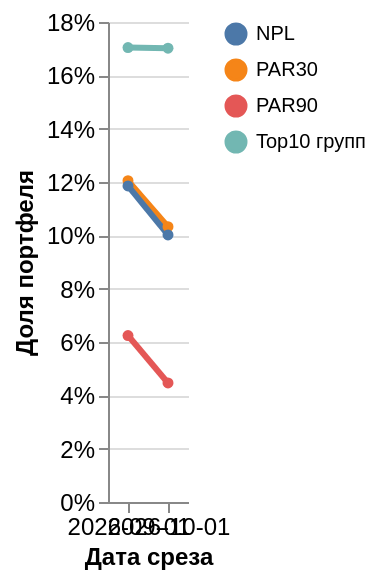

Vega-Lite specification stored for this chart:
### Vega-Lite specification from a JSON file in a GitHub repository (floating-point values rounded to 4 significant figures)
{"$schema": "https://vega.github.io/schema/vega-lite/v5.json", "description": "Две даты, доли взвешены по остатку KZT", "data": {"values": [{"date": "2026-09-01", "metric": "PAR30", "share": 0.1205}, {"date": "2026-09-01", "metric": "PAR90", "share": 0.06243}, {"date": "2026-09-01", "metric": "NPL", "share": 0.1185}, {"date": "2026-09-01", "metric": "Top10 групп", "share": 0.1704}, {"date": "2026-10-01", "metric": "PAR30", "share": 0.1033}, {"date": "2026-10-01", "metric": "PAR90", "share": 0.04465}, {"date": "2026-10-01", "metric": "NPL", "share": 0.1001}, {"date": "2026-10-01", "metric": "Top10 групп", "share": 0.1702}]}, "width": "container", "height": 240, "mark": {"type": "line", "point": true, "strokeWidth": 3}, "encoding": {"x": {"field": "date", "type": "ordinal", "title": "Дата среза", "axis": {"labelAngle": 0}}, "y": {"field": "share", "type": "quantitative", "title": "Доля портфеля", "axis": {"format": ".0%"}}, "color": {"field": "metric", "title": null}, "tooltip": [{"field": "metric", "title": "Метрика"}, {"field": "date", "title": "Дата"}, {"field": "share", "title": "Доля", "format": ".2%"}]}, "config": {"font": "Arial", "axis": {"labelFontSize": 12, "titleFontSize": 12}, "view": {"stroke": null}}}
